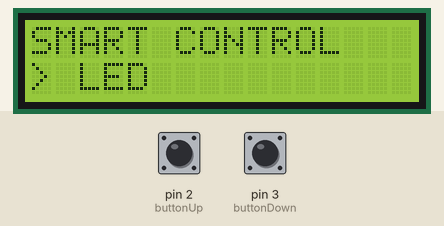
This sketch was run on a simulated Arduino Uno, built with avr-gcc and run on an emulated ATmega328P. On the bench: 16×2 character LCD. Inputs (shaded band) come from the test bench; at power-on: pin 2 (buttonUp) HIGH, pin 3 (buttonDown) HIGH.

Above: at 1.3 s.
1.4 s: pin 2 (buttonUp) pulled LOW for 1 s
At 3.5 s:
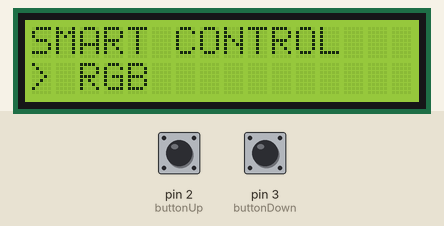
3.9 s: pin 3 (buttonDown) pulled LOW for 3.2 s
At 4.03 s:
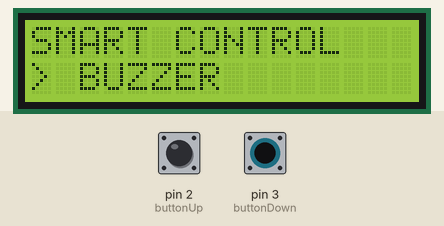
8.6 s: pin 3 (buttonDown) pulled LOW for 0.15 s
10.2 s: pin 3 (buttonDown) pulled LOW for 1 s
At 12.5 s:
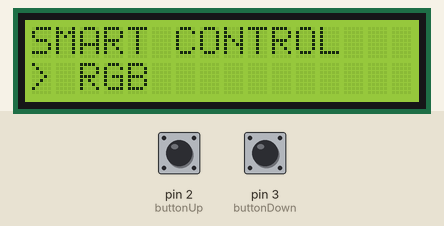
Timing chart, 0 to 13.7 s (numbered marks = the images above; inputs shaded):
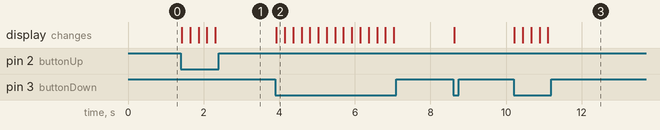

The sketch:

SmartControlPanel.ino
```cpp
#include<Wire.h>
#include<LiquidCrystal_I2C.h>
LiquidCrystal_I2C lcd(0x27,16,2);
String menu[] = {
  "LED",
  "RGB",
  "BUZZER"
};
int menuindex=0;
const int menucount = 3;
const int buttonUp = 2;
const int buttonDown = 3;
void hienthiGiaodien() {
  lcd.clear();
  lcd.setCursor(0, 0);
  lcd.print("SMART CONTROL");

  hienthiMenu();
}
void hienthiMenu() {
  lcd.setCursor(0, 1);

  // Xóa riêng dòng thứ 2
  lcd.print("                ");

  lcd.setCursor(0, 1);
  lcd.print("> ");
  lcd.print(menu[menuindex]);
}
void setup()
{
  pinMode(buttonUp,INPUT_PULLUP);
  pinMode(buttonDown,INPUT_PULLUP);
  lcd.init();
  lcd.backlight();
  hienthiGiaodien();
}
void loop()
{
  docNutNhan();
}
void docNutNhan(){
  int trangthaiUp = digitalRead(buttonUp);
  int trangthaiDown = digitalRead(buttonDown);
  if(trangthaiUp == 0) {
    menuindex--;
  if(menuindex < 0) {
    menuindex = menucount - 1;
  }
  hienthiMenu();
  delay(200);
}
  else if(trangthaiDown == 0) {
    menuindex++;
  if (menuindex >= menucount) {
    menuindex = 0;
  }
  hienthiMenu();
  delay(200);
}
}
```

Measured:
- after the input at 1.4 s, the display: first changes at once (image 1 shows a later state)
- after the input at 3.9 s, the display: changes at once (image 2)
- after the input at 10.2 s, the display: first changes at once (image 3 shows a later state)
